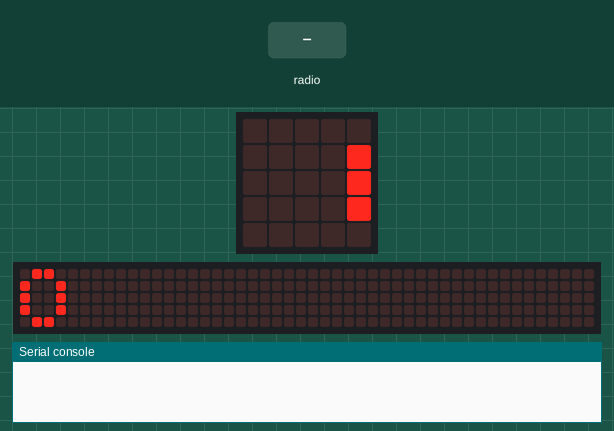
This program was run on a simulated BBC micro:bit running MicroPython. On the bench: the board's 5×5 LED display, a strip that is not on the board, showing the scrolling text unrolled, the last lines printed to the serial console. The inputs (shaded band) are chosen by the test bench. Random numbers come from a fixed seed; no radio messages arrive unless stated (any console line starting 'radio sent:' is added by the test bench); the 48×5 strip is a reading aid, not a part: it shows the text the display is scrolling, unrolled, one strip-width of it at a time.

Above: at 0.07 s.
At 1.27 s:
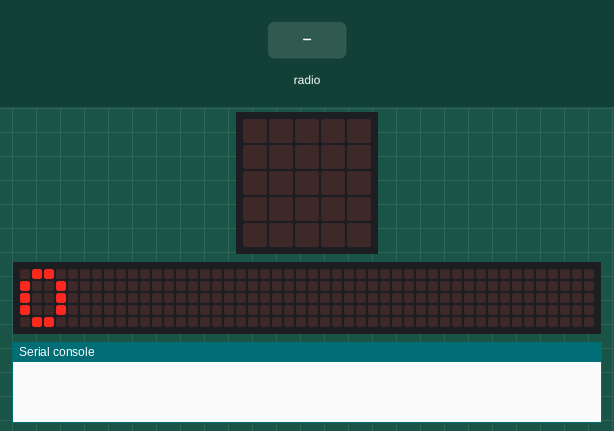
1.3 s: radio message "%s START" arrives
At 2.5 s:
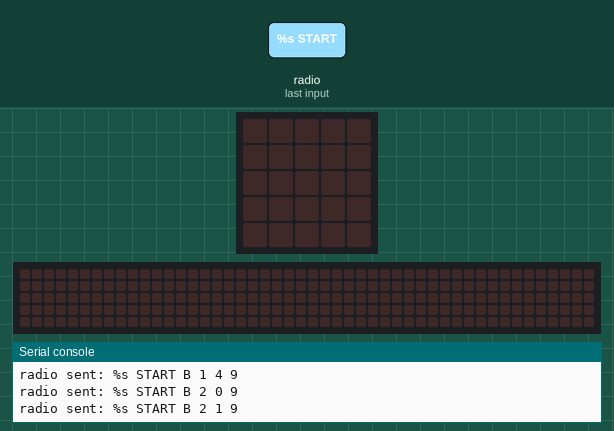
Timing chart, 0 to 4.3 s (numbered marks = the images above; inputs shaded):
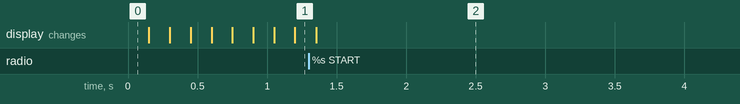

The program:

server.py
```python
import random

from microbit import *

import radio
radio.on()

random.seed(123456789)

def shuffle(seq):
    new_seq = []
    while len(seq) != 0:
        n = random.choice(seq)
        seq.remove(n)
        new_seq.append(n)
    return new_seq


IMAGES = [
  Image.HEART, Image.HAPPY, Image.SMILE, Image.SAD,
  Image.CONFUSED, Image.ANGRY, Image.ASLEEP, Image.SURPRISED,
  Image.SILLY, Image.FABULOUS, Image.MEH, Image.YES, Image.NO,
  Image.ARROW_N, Image.ARROW_NE, Image.ARROW_E, Image.ARROW_SE, Image.ARROW_S,
  Image.ARROW_SW, Image.ARROW_W, Image.ARROW_NW,
  Image.TRIANGLE, Image.TRIANGLE_LEFT, Image.CHESSBOARD, Image.DIAMOND,
  Image.DIAMOND_SMALL, Image.SQUARE, Image.SQUARE_SMALL, Image.RABBIT,
  Image.COW,
  Image.PITCHFORK,
  Image.XMAS, Image.PACMAN, Image.TARGET, Image.TSHIRT,
  Image.ROLLERSKATE, Image.DUCK, Image.HOUSE, Image.TORTOISE, Image.BUTTERFLY,
  Image.STICKFIGURE, Image.GHOST, Image.SWORD, Image.GIRAFFE, Image.SKULL,
  Image.UMBRELLA, Image.SNAKE
]

clients = {}

while True:
    cl = radio.receive()
    if cl is not None and cl not in clients:
        images = {
                  'A': IMAGES[random.randrange(len(IMAGES))],
                  'B': IMAGES[random.randrange(len(IMAGES))],
                  'U': IMAGES[random.randrange(len(IMAGES))],
                  'D': IMAGES[random.randrange(len(IMAGES))],
                }
        clients[cl] = images
        print("New client: %s. Images: %s" % (cl, images))

    for cl in clients:
        radio.send("%s START" % cl)
        for l in shuffle(['A', 'B', 'U', 'D']):
            img = clients[cl][l]
            for x in range(5):
                for y in range(5):
                    brig = img.get_pixel(x, y)
                    if brig != 0:
                        radio.send("%s %s %d %d %d" % (cl, l, x, y, brig))
                        sleep(50)
        radio.send("%s STOP" % cl)

    display.scroll(str(len(clients)))
```
